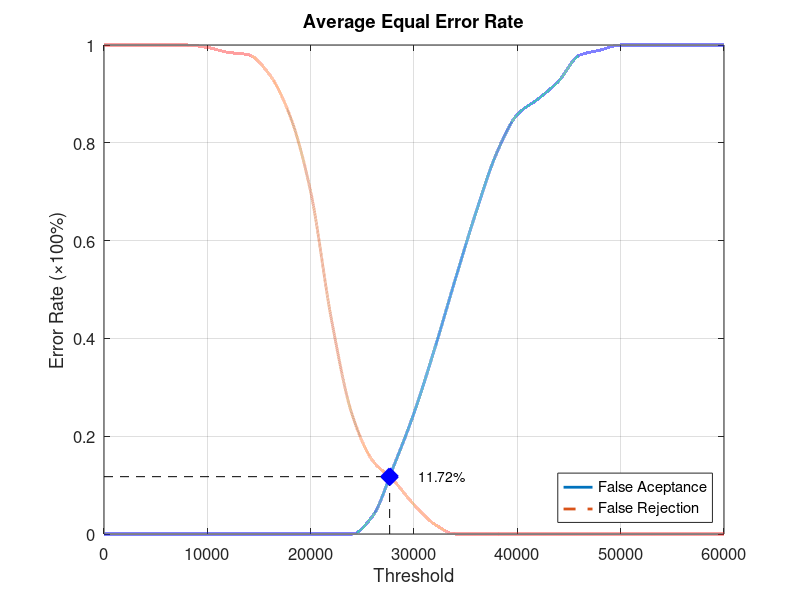
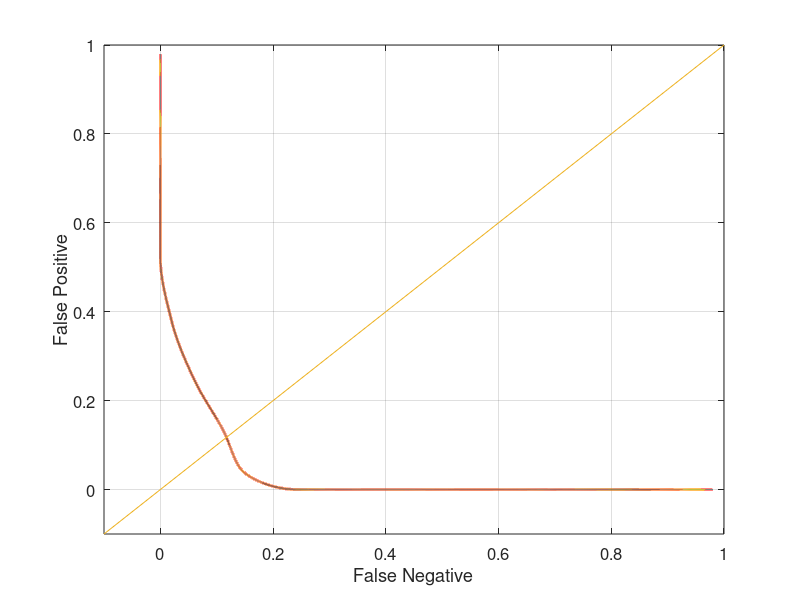

These figures' MATLAB source, in order:
function yEER = Database1_4
close all;
clear;
clc;
x = 0:2000:60000;
xq = 0:0.5:60000;

y0 = [0 0 0 0 0 0 0 0 0 0 0 0 0 0.0368421 0.136842 0.247368 0.378947 0.521053 0.657895 0.778947 0.857895 0.889474 0.926316 0.978947 0.989474 1 1 1 1 1 1];
yy0 = interp1(x, y0, xq, 'pchip');
y1 = [1 1 1 1 1 0.995 0.985 0.98 0.94 0.855 0.7 0.44 0.245 0.15 0.11 0.06 0.02 0 0 0 0 0 0 0 0 0 0 0 0 0 0];
yy1 = interp1(x, y1, xq, 'pchip');

% Calculating EER: 
y2 = abs(y0 - y1);
find(y2 == min(y2))
yy2 = abs(yy0 - yy1);
xEER = find(yy2 == min(yy2));
xEERIndex = xq(xEER) % X-axis EER
yEER = yy0(xEER) % Y-axis EER

main = figure
plot(xq, yy0,'-','LineWidth', 2);	hold on
plot(xq, yy1,'--','LineWidth', 2);	hold on
plot([xEERIndex xEERIndex], [0 yEER], 'k--');	hold on
plot([0 xEERIndex], [yEER yEER], 'k--');	hold on
plot(xEERIndex, yEER, 'bx', 'LineWidth', 10);	hold on
text(xEERIndex + 10 * xEERIndex / 100, yEER, [num2str(round((10000 * yEER)) / 100) '%'])
legend('False Aceptance', 'False Rejection', 'Location', 'SouthEast')
xlabel('Threshold')
ylabel('Error Rate (\times100%)')
title('Average Equal Error Rate')
set(gca, 'FontSize', 12)
axis([0 60000 0 1])
grid on

print(main, 'Database1_4Main', '-dpng');
FNRxFPR = figure('Color', [1 1 1]);
plot(yy1, yy0, '-', yy1, yy0, 'LineWidth', 2);
hold on
y = -0.1:0.1:1
plot(y, y); 
set(gca, 'FontSize', 12)
xlabel('False Negative')
ylabel('False Positive')
axis([-0.1 1 -0.1 1])
set(gca, 'FontSize', 12)
grid on

print(FNRxFPR, 'Database1_4FNRxFPR','-dpng');
end
